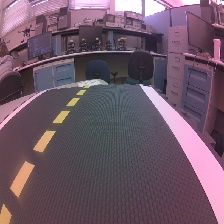
#> input picture Test_Lane_Images/image_1.jpg, 224 x 224 px, found by its file name
$ jupyter execute --allow-errors Module7_Implementation.ipynb   (older library calls are emulated)
#> lines starting #> are read from the running program, lines starting #| are printed output that depends on the picture; after the words box and inside, x2 and y2 are one past the last pixel; in counts of white or black regions, pixels touching at a corner belong together; long printed decimals are rounded
[cell 1]
import cv2
import numpy as np
from scipy.signal import medfilt
from IPython.display import Image, display

def bgr8_to_jpeg(value):
    return cv2.imencode('.jpg', value)[1].tobytes()

def adjust_gamma(image, gamma=1.2):
    invGamma = 1.0 / gamma
    table = np.array([(i / 255.0) ** invGamma * 255 for i in np.arange(256)]).astype("uint8")
    return cv2.LUT(image, table)

def iqr_filter(x_list):
    x = np.array(x_list)
    q1, q3 = np.percentile(x, [25, 75])
    iqr = q3 - q1
    lower = q1 - 1.5 * iqr
    upper = q3 + 1.5 * iqr
    return [val for val in x if lower <= val <= upper]

def get_lane_midline_inner_edges_outlier_debug(image, debug_prefix='debug', apply_gamma=True):
    h, w = image.shape[:2]
    mid_x = w // 2

    if apply_gamma:
        image = adjust_gamma(image, gamma=1.2)

    # === Sobel X edges ===
    gray = cv2.cvtColor(image, cv2.COLOR_BGR2GRAY)
    sobelx = cv2.Sobel(gray, cv2.CV_64F, 1, 0, ksize=3)
    sobelx = np.absolute(sobelx)
    sobelx = np.uint8(255 * sobelx / np.max(sobelx))
    _, sobel_bin = cv2.threshold(sobelx, 40, 255, cv2.THRESH_BINARY)

    sobel_mask = np.zeros_like(sobel_bin)
    sobel_mask[int(h * 0.45):, :] = sobel_bin[int(h * 0.45):, :]
    sobel_mask = cv2.morphologyEx(sobel_mask, cv2.MORPH_CLOSE, np.ones((3, 3), np.uint8), iterations=1)

    # === HSV yellow mask ===
    hsv = cv2.cvtColor(image, cv2.COLOR_BGR2HSV)
    hsv[..., 2] = cv2.equalizeHist(hsv[..., 2])
    mask_yellow = cv2.inRange(hsv, (10, 30, 40), (45, 255, 255))
    mask_yellow = cv2.morphologyEx(mask_yellow, cv2.MORPH_CLOSE, np.ones((3, 3), np.uint8), iterations=1)
    yellow_sobel = cv2.bitwise_and(mask_yellow, sobel_mask)

    # === Extract left (yellow ∩ sobel) and right (sobel only) points ===
    left_pts = []
    right_pts = []

    contours, _ = cv2.findContours(sobel_mask, cv2.RETR_EXTERNAL, cv2.CHAIN_APPROX_NONE)
    for cnt in contours:
        if cv2.contourArea(cnt) < 20:
            continue
        for x, y in cnt[:, 0, :]:
            if y < int(h * 0.45):
                continue
            if x < mid_x and yellow_sobel[y, x] > 0:
                left_pts.append((x, y))
            elif x > mid_x:
                right_pts.append((x, y))

    # === Overlay image ===
    out_img = image.copy()
    if out_img.ndim == 2:
        out_img = cv2.cvtColor(out_img, cv2.COLOR_GRAY2BGR)

    mid_pts = []
    max_slope_deg = 30
    prev_xc, prev_y = None, None

    for y in range(int(h * 0.45), h, 4):
        x_lefts = [x for (x, yy) in left_pts if abs(yy - y) <= 2]
        x_rights = [x for (x, yy) in right_pts if abs(yy - y) <= 2]

        if len(x_lefts) >= 3:
            x_lefts = iqr_filter(x_lefts)
        if len(x_rights) >= 3:
            x_rights = iqr_filter(x_rights)

        if not x_lefts or not x_rights:
            continue

        x_left = max(x_lefts)
        x_right = min(x_rights)
        x_center = (x_left + x_right) // 2

        # Slope filtering
        if prev_xc is not None:
            dx = x_center - prev_xc
            dy = y - prev_y
            angle = np.degrees(np.arctan2(abs(dx), dy + 1e-5))
            if angle > max_slope_deg:
                continue

        mid_pts.append((x_center, y))
        prev_xc, prev_y = x_center, y

        # Draw edges
        cv2.circle(out_img, (int(x_left), int(y)), 2, (255, 0, 0), -1)
        cv2.circle(out_img, (int(x_right), int(y)), 2, (0, 0, 255), -1)

    # === Midline smoothing ===
    if mid_pts:
        x_vals = [x for x, y in mid_pts]
        x_smooth = medfilt(x_vals, kernel_size=5)
        mid_pts = list(zip(x_smooth, [y for _, y in mid_pts]))

    for x_c, y in mid_pts:
        cv2.circle(out_img, (int(x_c), int(y)), 2, (0, 255, 0), -1)

    # === Save debug outputs ===
    if debug_prefix:
        cv2.imwrite(f"{debug_prefix}_sobel.jpg", sobel_bin)
        cv2.imwrite(f"{debug_prefix}_yellow.jpg", mask_yellow)
        cv2.imwrite(f"{debug_prefix}_final_combined.jpg", sobel_mask)
        cv2.imwrite(f"{debug_prefix}_overlay.jpg", out_img)

    # === Deviation computation ===
    if mid_pts:
        x_center_last = mid_pts[-1][0]
        deviation = (x_center_last - mid_x) / mid_x
    else:
        deviation = 0.0

    return out_img, mid_pts, deviation

def compute_slope_error(image, mid_pts, num_points=5):
    if len(mid_pts) < num_points * 2:
        return None  # Not enough points

    top_pts = mid_pts[:num_points]
    bot_pts = mid_pts[-num_points:]

    x_top_avg = np.median([pt[0] for pt in top_pts])
    y_top_avg = np.median([pt[1] for pt in top_pts])
    x_bot_avg = np.median([pt[0] for pt in bot_pts])
    y_bot_avg = np.median([pt[1] for pt in bot_pts])

    if y_bot_avg == y_top_avg:
        return None  # Prevent division by zero

    slope = (x_bot_avg - x_top_avg) / (y_bot_avg - y_top_avg)
    slope_error = 1/slope
    dx = x_bot_avg - x_top_avg
    dy = y_bot_avg - y_top_avg

    angle_rad = np.arctan2(dy, dx)
    angle_deg = np.degrees(angle_rad)

    # Convert to angle w.r.t vertical (90° is ideal vertical line)
    slope_angle_from_vertical = 90 - angle_deg
    slope_error_angle = slope_angle_from_vertical

    out_img = image.copy()
    # Overlay line and text
    cv2.line(out_img, (int(x_top_avg), int(y_top_avg)), (int(x_bot_avg), int(y_bot_avg)), (0, 255, 255), 2)
    cv2.putText(out_img, f"Angle: {slope_angle_from_vertical:.2f} deg", (30, 30),
                cv2.FONT_HERSHEY_SIMPLEX, 0.7, (0, 255, 255), 2)
    return out_img, slope_error_angle

[cell 2]
image = cv2.imread('Test_Lane_Images/image_1.jpg')
#> image is the input picture: shape (224, 224, 3); mean B, G, R 103.7, 88.8, 111.3
midpoint_img, middle, deviation = get_lane_midline_inner_edges_outlier_debug(image)
#> in get_lane_midline_inner_edges_outlier_debug, `gray = cv2.cvtColor(image, cv2.COLOR_BGR2GRAY)`:
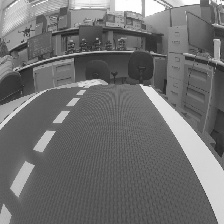
#> gray: shape (224, 224); min 27, max 255, mean 111.9
#> in get_lane_midline_inner_edges_outlier_debug, `sobelx = cv2.Sobel(gray, cv2.CV_64F, 1, 0, ksize=3)`:
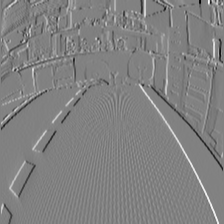
#> sobelx: shape (224, 224) float64; min -585, max 566, mean -0.2; drawn with min black and max white
#> in get_lane_midline_inner_edges_outlier_debug, `sobelx = np.absolute(sobelx)`:
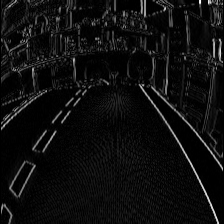
#> sobelx: shape (224, 224) float64; min 0, max 585, mean 34.8; drawn with min black and max white
#> in get_lane_midline_inner_edges_outlier_debug, `_, sobel_bin = cv2.threshold(sobelx, 40, 255, cv2.THRESH_BINARY)`:
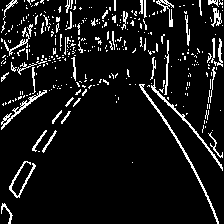
#> sobel_bin: shape (224, 224); 8.7% white in thin lines or dots
#> in get_lane_midline_inner_edges_outlier_debug, `sobel_mask[int(h * 0.45):, :] = sobel_bin[int(h * 0.45):, :]`: sobel_mask: shape (224, 224); 2.7% white in thin lines or dots, all inside (x1, y1, x2, y2) = (1, 100, 223, 224)
#> in get_lane_midline_inner_edges_outlier_debug, `sobel_mask = cv2.morphologyEx(sobel_mask, cv2.MORPH_CLOSE, np.ones((3,..`:
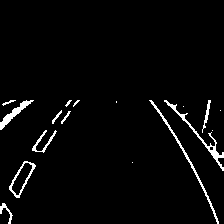
#> sobel_mask: shape (224, 224); 3.1% white in thin lines or dots, all inside (x1, y1, x2, y2) = (0, 100, 224, 224)
#> in get_lane_midline_inner_edges_outlier_debug, `hsv = cv2.cvtColor(image, cv2.COLOR_BGR2HSV)`: hsv: shape (224, 224, 3); mean H, S, V 143.9, 52.3, 128.8
#> in get_lane_midline_inner_edges_outlier_debug, `hsv[..., 2] = cv2.equalizeHist(hsv[..., 2])`: hsv: shape (224, 224, 3); mean H, S, V 143.9, 52.3, 129.1
#> in get_lane_midline_inner_edges_outlier_debug, `mask_yellow = cv2.inRange(hsv, (10, 30, 40), (45, 255, 255))`:
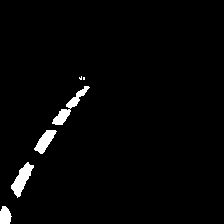
#> mask_yellow: shape (224, 224); 2.3% white; 6 white regions (2 under 20 px), largest, box (x1, y1, x2, y2) and area: (11, 162, 34, 198) 362, (52, 86, 90, 125) 358, (34, 130, 57, 154) 267, (0, 206, 12, 224) 171
#> in get_lane_midline_inner_edges_outlier_debug, `mask_yellow = cv2.morphologyEx(mask_yellow, cv2.MORPH_CLOSE, np.ones((..`: mask_yellow: shape (224, 224); 2.4% white; 5 white regions (1 under 20 px), largest, box (x1, y1, x2, y2) and area: (52, 86, 90, 125) 368, (11, 162, 34, 198) 362, (34, 130, 57, 154) 267, (0, 206, 12, 224) 173
#> in get_lane_midline_inner_edges_outlier_debug, `yellow_sobel = cv2.bitwise_and(mask_yellow, sobel_mask)`:
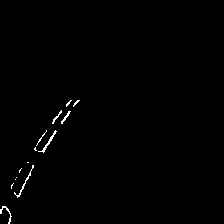
#> yellow_sobel: shape (224, 224); 0.64% white in thin lines or dots, all inside (x1, y1, x2, y2) = (0, 100, 80, 224)
#> in get_lane_midline_inner_edges_outlier_debug, `contours, _ = cv2.findContours(sobel_mask, cv2.RETR_EXTERNAL, cv2.CHAI..`: contours = 17 contours, 9 with area under 20; largest, box (x1, y1, x2, y2) and area: (9, 161, 36, 198) 436, (164, 100, 224, 171) 242, (149, 100, 219, 224) 202, (0, 100, 34, 130) 194, (32, 130, 57, 153) 81, (0, 203, 13, 224) 48, (202, 100, 211, 133) 47, (52, 110, 62, 124) 22
#> the loop in get_lane_midline_inner_edges_outlier_debug, `for cnt in contours:` made 17 passes
#> cnt on passes 2, 4, 7, 9, 10: [[132, 162]], [[212, 130]], [[220, 110]], [[183, 106]], [[116, 101], [116, 102]]
#> after the loop in get_lane_midline_inner_edges_outlier_debug, `for cnt in contours:`: left_pts = 146 pairs, first value 0 to 61, second value 110 to 223; right_pts = 535 pairs, first value 149 to 223, second value 100 to 223
#> the loop in get_lane_midline_inner_edges_outlier_debug, `for y in range(int(h * 0.45), h, 4):` made 31 passes
#> (x_lefts, x_left) on passes 19 to 23: ([30], 30), ([28, 30, 30], 30), ([27, 28], 28), ([24], 24), ([22, 23, 23], 23)
#> (x_left, x_right) on passes 4, 5, 6, 7, 9, 10: (61, 157), (59, 160), (56, 162), (53, 165), (56, 170), (54, 173)
#> after the loop in get_lane_midline_inner_edges_outlier_debug, `for y in range(int(h * 0.45), h, 4):`:
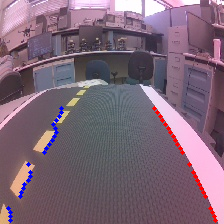
#> out_img: shape (224, 224, 3); mean of channels 0, 1, 2 118.6, 102.5, 125.3; drawn as B, G, R
#> after the loop in get_lane_midline_inner_edges_outlier_debug, `for y in range(int(h * 0.45), h, 4):`: mid_pts = [(107, 108), (109, 112), (109, 116), (109, 120), (109, 124), (111, 128), (113, 132), (113, 136), (113, 140), (113, 144), (113, 148), (113, 152), (108, 164), (111, 172), (112, 176), (112, 180), (111, 184), (112, 188), (112, 192), (112, 196), (109, 208), (111, 212), (112, 216), (112, 220)]
#> in get_lane_midline_inner_edges_outlier_debug, `x_vals = [x for x, y in mid_pts]`: x_vals = [107, 109, 109, 109, 109, 111, 113, 113, 113, 113, 113, 113, 108, 111, 112, 112, 111, 112, 112, 112, 109, 111, 112, 112]
#> in get_lane_midline_inner_edges_outlier_debug, `x_smooth = medfilt(x_vals, kernel_size=5)`: x_smooth = 24 values, max 113 at index 6, min 107 at index 0, mean 111.4
#> in get_lane_midline_inner_edges_outlier_debug, `mid_pts = list(zip(x_smooth, [y for _, y in mid_pts]))`: mid_pts = [(107, 108), (109, 112), (109, 116), (109, 120), (109, 124), (111, 128), (113, 132), (113, 136), (113, 140), (113, 144), (113, 148), (113, 152), (112, 164), (112, 172), (111, 176), (112, 180), (112, 184), (112, 188), (112, 192), (112, 196), (112, 208), (112, 212), (111, 216), (111, 220)]
#> the loop in get_lane_midline_inner_edges_outlier_debug, `for x_c, y in mid_pts:` made 24 passes
#> after the loop in get_lane_midline_inner_edges_outlier_debug, `for x_c, y in mid_pts:`:
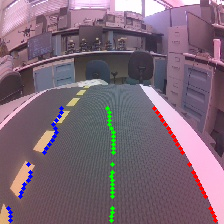
#> out_img: shape (224, 224, 3); 0.59% of pixels changed, all inside (x1, y1, x2, y2) = (105, 106, 116, 223); drawn as B, G, R
#> in get_lane_midline_inner_edges_outlier_debug, `x_center_last = mid_pts[-1][0]`: x_center_last = 111
#> in get_lane_midline_inner_edges_outlier_debug, `deviation = (x_center_last - mid_x) / mid_x`: deviation = -0.00893
#> middle has the same summary as mid_pts in get_lane_midline_inner_edges_outlier_debug; deviation = -0.00893
slope_img, slope_error = compute_slope_error(midpoint_img, middle, 1)
#> in compute_slope_error, `top_pts = mid_pts[:num_points]`: top_pts = [(107, 108)]
#> in compute_slope_error, `bot_pts = mid_pts[-num_points:]`: bot_pts = [(111, 220)]
#> in compute_slope_error, `x_top_avg = np.median([pt[0] for pt in top_pts])`: x_top_avg = 107
#> in compute_slope_error, `y_top_avg = np.median([pt[1] for pt in top_pts])`: y_top_avg = 108
#> in compute_slope_error, `x_bot_avg = np.median([pt[0] for pt in bot_pts])`: x_bot_avg = 111
#> in compute_slope_error, `y_bot_avg = np.median([pt[1] for pt in bot_pts])`: y_bot_avg = 220
#> in compute_slope_error, `slope = (x_bot_avg - x_top_avg) / (y_bot_avg - y_top_avg)`: slope = 0.0357
#> in compute_slope_error, `slope_error = 1/slope`: slope_error = 28
#> in compute_slope_error, `dx = x_bot_avg - x_top_avg`: dx = 4
#> in compute_slope_error, `dy = y_bot_avg - y_top_avg`: dy = 112
#> in compute_slope_error, `angle_rad = np.arctan2(dy, dx)`: angle_rad = 1.54
#> in compute_slope_error, `angle_deg = np.degrees(angle_rad)`: angle_deg = 87.95
#> in compute_slope_error, `slope_angle_from_vertical = 90 - angle_deg`: slope_angle_from_vertical = 2.05
#> in compute_slope_error, `cv2.putText(out_img, f"Angle: {slope_angle_from_vertical:.2f} deg", (3..`:
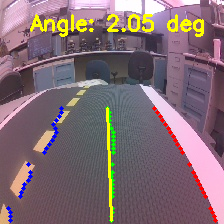
#> out_img: shape (224, 224, 3); mean of channels 0, 1, 2 114.3, 107.7, 128.7; drawn as B, G, R
#> slope_error = 2.05

display(Image(data=bgr8_to_jpeg(slope_img)))
print(f"Slope error: {slope_error:.4f}" if slope_error is not None else "Not enough points for slope calculation.")
#| Slope error: 2.0454
print("Deviation from center:", deviation)
#| Deviation from center: -0.008929

[cell 3]
from jetbot import Robot, Camera, bgr8_to_jpeg
import cv2
import numpy as np
import ipywidgets as widgets
from scipy.signal import medfilt
from IPython.display import display, Image, clear_output
import time

#> (the rest of this cell did not finish here and is left out)

[cell 4]
# [151 lines left out: functions adjust_gamma, iqr_filter, get_lane_midline_inner_edges_outlier_debug, compute_slope_error, not called in this run]

[cell 5]
from collections import deque

class SlopeFilter:
    def __init__(self, max_len=3, max_angle=40):
        self.buffer = deque(maxlen=max_len)
        self.max_angle = max_angle

    # [13 lines left out: functions update, get_median, not called in this run]

# === PID controller class ===
class PIDController:
    def __init__(self, Kp=0.4, Kd=0.2):
        self.Kp = Kp
        self.Kd = Kd
        self.last_error = 0.0
        self.last_time = time.time()

    # [10 lines left out: function compute, not called in this run]

[cell 6]
import threading
# === UI Widgets ===
image = widgets.Image(format='jpeg', width=300, height=300)
slope_label = widgets.Label(value="Slope Error: ---")
control_label = widgets.Label(value="Control Output: ---")
kp_input = widgets.FloatText(value=0.0035, description='Kp')
kd_input = widgets.FloatText(value=0.001, description='Kd')

# Display everything
display(widgets.VBox([image, slope_label, control_label, kp_input, kd_input]))

# === Instances ===
filter = SlopeFilter(3, 40)
pid = PIDController(Kp=kp_input.value, Kd=kd_input.value)

$ run again, with Test_Lane_Images/image_0.jpg copied over Test_Lane_Images/image_1.jpg
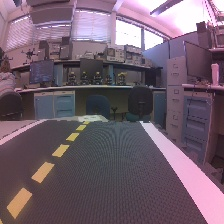
#> input picture Test_Lane_Images/image_0.jpg, 224 x 224 px, found by its file name
#> image is the input picture: shape (224, 224, 3); mean B, G, R 109.4, 95.7, 114.6
#> in get_lane_midline_inner_edges_outlier_debug, `_, sobel_bin = cv2.threshold(sobelx, 40, 255, cv2.THRESH_BINARY)`:
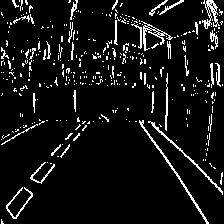
#> sobel_bin: shape (224, 224); 7.7% white in thin lines or dots
#> yellow_sobel: shape (224, 224); 0.72% white in thin lines or dots, all inside (x1, y1, x2, y2) = (0, 121, 90, 224)
#> contours = 41 contours, 33 with area under 20; largest, box (x1, y1, x2, y2) and area: (6, 187, 33, 219) 408, (135, 120, 209, 224) 184, (148, 121, 224, 195) 144, (0, 119, 45, 145) 67, (30, 162, 55, 184) 60, (206, 114, 212, 146) 41, (75, 117, 90, 131) 38, (165, 100, 168, 131) 30
#> the loop in get_lane_midline_inner_edges_outlier_debug, `for cnt in contours:` made 41 passes
#> cnt on passes 4, 8, 12, 16, 18, 19, 20, 22: [[213, 167], [214, 168], [215, 168], [214, 167]], [[206, 153], [206, 154], [206, 155], [206, 154]], [[176, 140]], [[187, 124], [187, 125], [187, 126], [187, 125]], [[129, 121]], [[102, 121]], [[93, 121]], [[66, 120]]
#> after the loop in get_lane_midline_inner_edges_outlier_debug, `for cnt in contours:`: left_pts = 166 pairs, first value 6 to 89, second value 121 to 218; right_pts = 534 pairs, first value 135 to 223, second value 100 to 223
#> the loop in get_lane_midline_inner_edges_outlier_debug, `for y in range(int(h * 0.45), h, 4):` made 31 passes
#> (x_lefts, x_rights) on passes 29, 31: ([7, 8, 9, 10, 10, 18, 19, 19, 20, 21], [199, 200, 200, 201, 202, 201, 201, 200]), ([13, 14, 15], [204, 205, 205, 206, 207, 206, 206, 205])
#> after the loop in get_lane_midline_inner_edges_outlier_debug, `for y in range(int(h * 0.45), h, 4):`: mid_pts = [(112, 120), (114, 124), (113, 128), (113, 132), (106, 160), (112, 172), (111, 176), (111, 180), (111, 184), (109, 196), (110, 200), (110, 204), (110, 208), (110, 212), (109, 216), (109, 220)]
#> x_vals = [112, 114, 113, 113, 106, 112, 111, 111, 111, 109, 110, 110, 110, 110, 109, 109]
#> x_smooth = [112, 113, 113, 113, 112, 111, 111, 111, 111, 110, 110, 110, 110, 110, 109, 109]
#> in get_lane_midline_inner_edges_outlier_debug, `mid_pts = list(zip(x_smooth, [y for _, y in mid_pts]))`: mid_pts = [(112, 120), (113, 124), (113, 128), (113, 132), (112, 160), (111, 172), (111, 176), (111, 180), (111, 184), (110, 196), (110, 200), (110, 204), (110, 208), (110, 212), (109, 216), (109, 220)]
#> the loop in get_lane_midline_inner_edges_outlier_debug, `for x_c, y in mid_pts:` made 16 passes
#> x_center_last = 109
#> in get_lane_midline_inner_edges_outlier_debug, `deviation = (x_center_last - mid_x) / mid_x`: deviation = -0.0268
#> `midpoint_img, middle, deviation = get_lane_midline_inner_edges_outlier..`: middle has the same summary as mid_pts in get_lane_midline_inner_edges_outlier_debug
#> top_pts = [(112, 120)]
#> bot_pts = [(109, 220)]
#> x_top_avg = 112
#> y_top_avg = 120
#> x_bot_avg = 109
#> y_bot_avg = 220
#> slope = -0.03
#> in compute_slope_error, `slope_error = 1/slope`: slope_error = -33.33
#> in compute_slope_error, `dx = x_bot_avg - x_top_avg`: dx = -3
#> in compute_slope_error, `dy = y_bot_avg - y_top_avg`: dy = 100
#> angle_rad = 1.6
#> angle_deg = 91.72
#> slope_angle_from_vertical = -1.72
#> in compute_slope_error, `cv2.putText(out_img, f"Angle: {slope_angle_from_vertical:.2f} deg", (3..`:
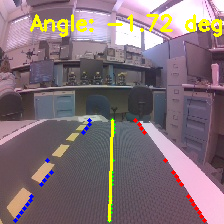
#> out_img: shape (224, 224, 3); mean of channels 0, 1, 2 118.4, 112.5, 130.6; drawn as B, G, R
#| Slope error: -1.7184
#| Deviation from center: -0.02679

$ run again, with Test_Lane_Images/image_2.jpg copied over Test_Lane_Images/image_1.jpg
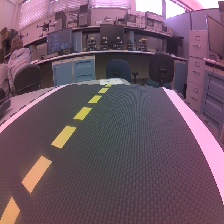
#> input picture Test_Lane_Images/image_2.jpg, 224 x 224 px, found by its file name
#> image is the input picture: shape (224, 224, 3); mean B, G, R 101.7, 87.3, 111.5
#> sobel_bin: shape (224, 224); 8.5% white in thin lines or dots
#> yellow_sobel: shape (224, 224); 0.74% white in thin lines or dots, all inside (x1, y1, x2, y2) = (0, 100, 100, 224)
#> contours = 20 contours, 12 with area under 20; largest, box (x1, y1, x2, y2) and area: (20, 155, 53, 194) 541, (0, 100, 43, 134) 364, (170, 100, 224, 205) 168, (181, 100, 224, 153) 124, (50, 125, 77, 149) 84, (0, 196, 21, 224) 78, (72, 106, 84, 120) 24, (79, 107, 93, 121) 21
#> the loop in get_lane_midline_inner_edges_outlier_debug, `for cnt in contours:` made 20 passes
#> cnt on passes 2, 3, 4, 10, 20: [[150, 195]], [[136, 181]], [[134, 161]], [[221, 108]], [[6, 100]]
#> after the loop in get_lane_midline_inner_edges_outlier_debug, `for cnt in contours:`: left_pts = 224 pairs, first value 0 to 91, second value 107 to 223; right_pts = 336 pairs, first value 170 to 223, second value 100 to 204
#> the loop in get_lane_midline_inner_edges_outlier_debug, `for y in range(int(h * 0.45), h, 4):` made 31 passes
#> (x_lefts, x_left) on passes 16 to 18: ([48, 47], 48), ([49, 50, 51], 51), ([46, 47, 48, 49, 49], 49)
#> after the loop in get_lane_midline_inner_edges_outlier_debug, `for y in range(int(h * 0.45), h, 4):`: mid_pts = [(132, 108), (134, 112), (134, 116), (133, 120), (131, 128), (132, 132), (132, 136), (131, 140), (131, 144), (131, 148), (126, 160), (128, 164), (128, 168), (128, 172), (126, 176), (117, 200), (119, 204)]
#> x_vals = [132, 134, 134, 133, 131, 132, 132, 131, 131, 131, 126, 128, 128, 128, 126, 117, 119]
#> x_smooth = 17 values, max 133 at index 1, min 117 at index 16, mean 129
#> in get_lane_midline_inner_edges_outlier_debug, `mid_pts = list(zip(x_smooth, [y for _, y in mid_pts]))`: mid_pts = [(132, 108), (133, 112), (133, 116), (133, 120), (132, 128), (132, 132), (131, 136), (131, 140), (131, 144), (131, 148), (128, 160), (128, 164), (128, 168), (128, 172), (126, 176), (119, 200), (117, 204)]
#> the loop in get_lane_midline_inner_edges_outlier_debug, `for x_c, y in mid_pts:` made 17 passes
#> x_center_last = 117
#> in get_lane_midline_inner_edges_outlier_debug, `deviation = (x_center_last - mid_x) / mid_x`: deviation = 0.0446
#> `midpoint_img, middle, deviation = get_lane_midline_inner_edges_outlier..`: middle has the same summary as mid_pts in get_lane_midline_inner_edges_outlier_debug
#> top_pts = [(132, 108)]
#> bot_pts = [(117, 204)]
#> x_top_avg = 132
#> y_top_avg = 108
#> x_bot_avg = 117
#> y_bot_avg = 204
#> slope = -0.156
#> in compute_slope_error, `slope_error = 1/slope`: slope_error = -6.4
#> in compute_slope_error, `dx = x_bot_avg - x_top_avg`: dx = -15
#> in compute_slope_error, `dy = y_bot_avg - y_top_avg`: dy = 96
#> angle_rad = 1.73
#> angle_deg = 98.88
#> slope_angle_from_vertical = -8.88
#> in compute_slope_error, `cv2.putText(out_img, f"Angle: {slope_angle_from_vertical:.2f} deg", (3..`:
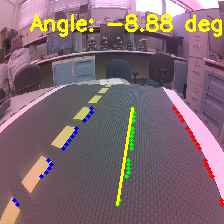
#> out_img: shape (224, 224, 3); mean of channels 0, 1, 2 112.2, 106.8, 129.2; drawn as B, G, R
#| Slope error: -8.8807
#| Deviation from center: 0.04464
